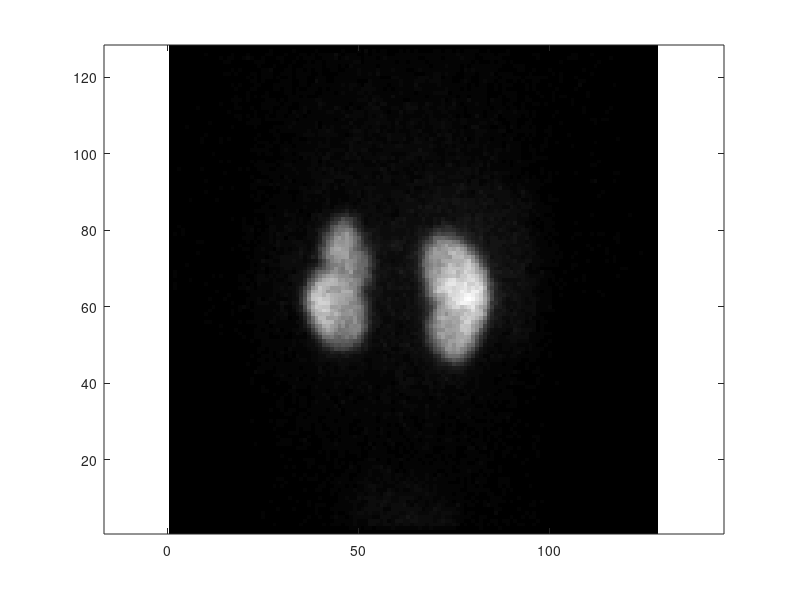

This figure's MATLAB source: (Note: this script raises an error after producing the figure.)
%% Code for part 1 of shape model project 
clc
clear
close all

% Load the DMSA images and manual segmentation
load('./dmsa_images');
load('./man_seg');

% Extract x- and y-coordinates
Xmcoord=real(man_seg);
Ymcoord=imag(man_seg);

% Choose patient and look at image
pat_nbr = 1;

figure
imagesc(dmsa_images(:,:,pat_nbr))
colormap(gray)
axis xy
axis equal
hold on
drawshape_comp(man_seg,[1 length(man_seg) 1],'.-r')


%% Code for part 2 of shape model project 
clc
clear
close all

% Load the DMSA images
load dmsa_images

% Choose patient and look at image
pat_nbr = 1;

figure
imagesc(dmsa_images(:,:,pat_nbr))
colormap(gray)
axis xy

% Load the manual segmentations
% Columns 1-20: the right kidney of patient 1-20
% Columns 21-40: the mirrored left kidney of patient 1-20
% Each row is a landmark position
load models

% Extract x- and y-coordinates
Xcoord=real(models);
Ycoord=imag(models);

% Mirror the left kidney to get it in the right position in the image
figure
imagesc(dmsa_images(:,:,pat_nbr))
colormap(gray)
axis xy
hold on
drawshape_comp(models(:,pat_nbr),[1 14 1],'.-r')
drawshape_comp((size(dmsa_images,2)+1)-models(:,pat_nbr+20)',[1 14 1],'.-r')
axis off



















